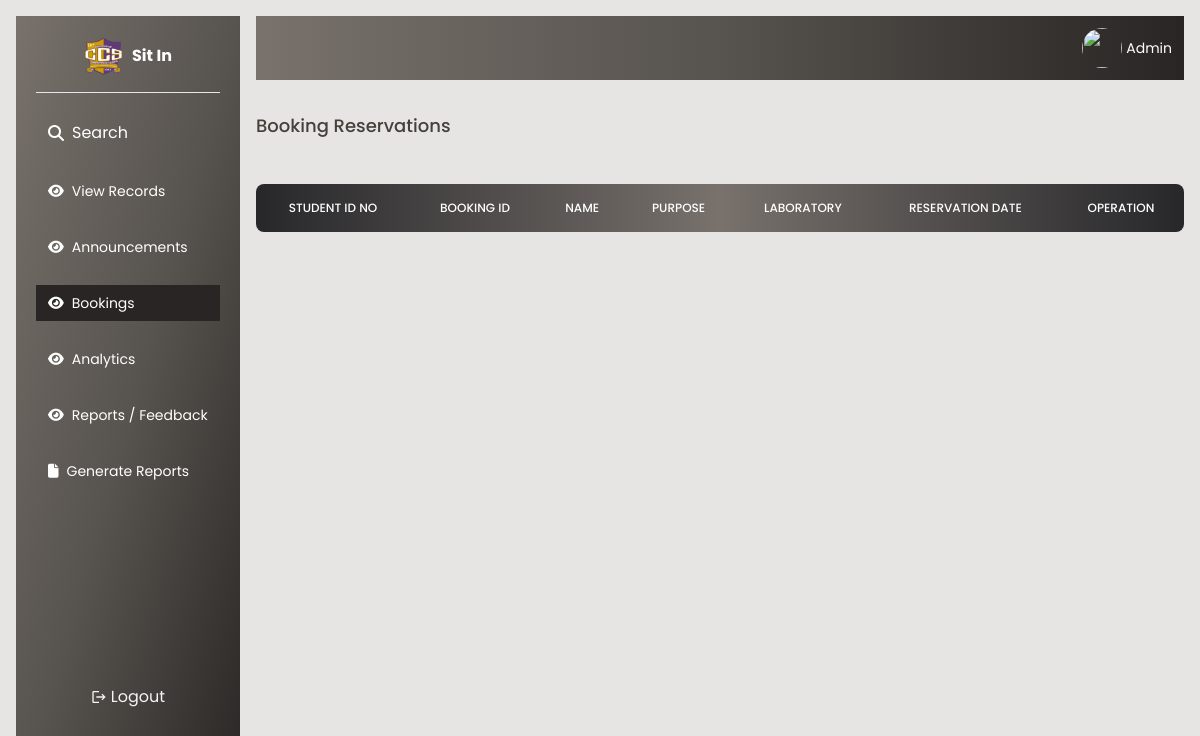
Before: /admin/bookings.php (signed in) with the older database file.
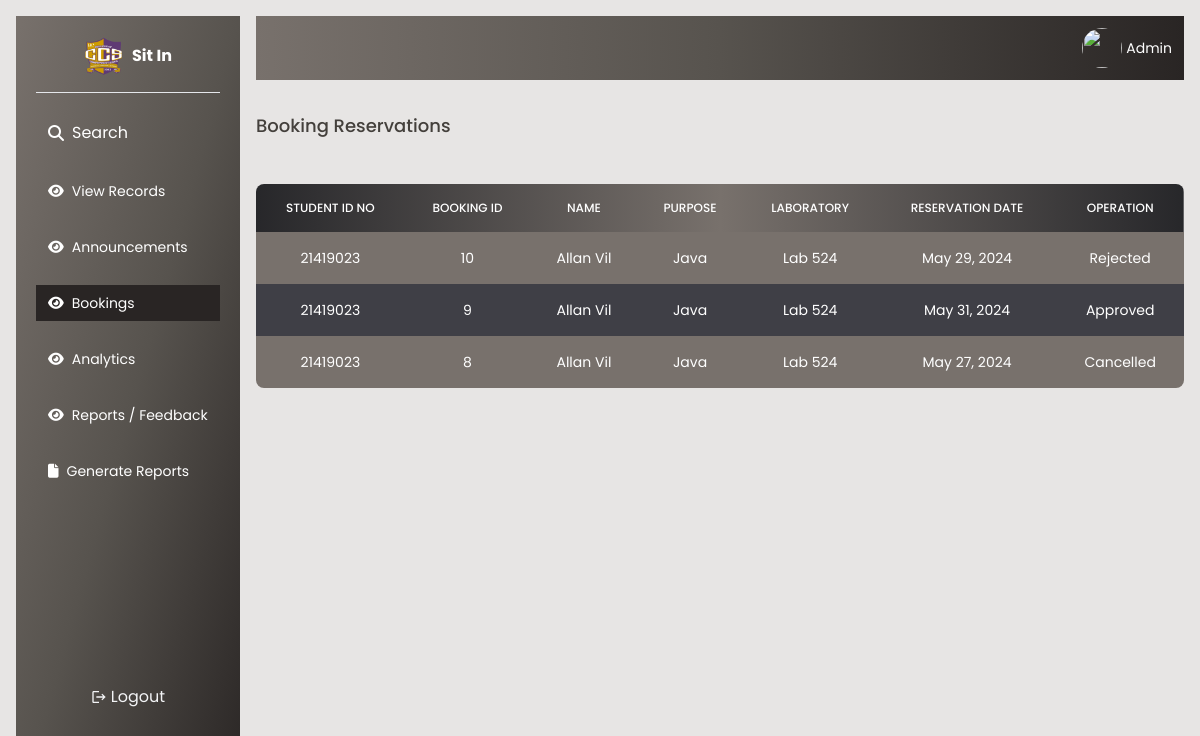
After: the same page with the newer database file.
### tables this page shows
CREATE TABLE `bookings` (
  `id` int(11) NOT NULL,
  `student_id` int(11) NOT NULL,
  `purpose` varchar(254) NOT NULL,
  `laboratory` varchar(254) NOT NULL,
  `reservation_date` date NOT NULL,
  `date_created` datetime NOT NULL DEFAULT current_timestamp(),
  `status` varchar(254) NOT NULL DEFAULT 'Pending'
);

CREATE TABLE `student` (
  `id` int(11) NOT NULL,
  `email` varchar(250) NOT NULL,
  `password` varchar(250) NOT NULL,
  `firstname` varchar(150) NOT NULL,
  `lastname` varchar(150) NOT NULL,
  `middlename` varchar(150) NOT NULL,
  `age` int(150) NOT NULL,
  `gender` varchar(150) NOT NULL,
  `address` varchar(150) NOT NULL,
  `phone` int(150) NOT NULL,
  `idno` int(150) NOT NULL,
  `sessions` int(11) NOT NULL DEFAULT 30
);

### admin/bookings.php (the view, shortened to what this page needs)
<?php
require './db.php';
$students = [];
$query = "SELECT bookings.id AS bookid, bookings.*, student.*
          FROM bookings
          INNER JOIN student ON student.id = bookings.student_id
          ORDER BY bookings.date_created DESC";
$result = $connection->query($query);
if ($result->num_rows > 0) {
    while($row = $result->fetch_assoc()) {
        $students[] = $row;
    }
}
?>
<!DOCTYPE html>
<html lang="en">
<head>
     <link rel="stylesheet" href="../style.css">
    <script src="https://cdn.tailwindcss.com"></script>
    <link rel="stylesheet" href="https://cdnjs.cloudflare.com/ajax/libs/font-awesome/6.5.1/css/all.min.css"
 />
    <link rel="stylesheet" href="https://cdn.jsdelivr.net/npm/flatpickr/dist/flatpickr.min.css">
</head>
<body class="bg-stone-200">
    <?php require './sidebar.php';?>
    <main class="flex-1 lg:ml-64  lg:mt-4 mr-4">
       <div class="flex flex-col gap-8  rounded-xs">
        <div class="flex justify-end w-full bg-gradient-to-r from-stone-500 via-stone-600 to-stone-800 text-white p-3 rounded-xs">
            <div class="flex gap-1 items-center">
                <img src="https://innap.dexignzone.com/xhtml/images/profile/pic1.jpg" class="rounded-full w-10 h-10"/>
                <span class="text-sm">Admin</span>
            </div>
        </div>
        <div class="">
            <h1 class="font-medium text-lg text-stone-700">Booking Reservations</h1>
        </div>
             <table class=" w-full text-sm text-left rtl:text-right text-white rounded-lg overflow-hidden">
                <thead class="text-xs bg-gradient-to-r from-zinc-800 via-stone-500 to-zinc-800 uppercase rounded-md">
                    <tr>
                        <th class="border px-4 py-4 font-medium border-none text-center font-bold"> STUDENT ID NO
                        </th>
                        <th class="border px-4 py-4 font-medium border-none  text-center">BOOKING ID</th>
                        <th class="border px-4 py-4 font-medium border-none  text-center">NAME</th>
                        <th class="border px-4 py-4 font-medium border-none  text-center">Purpose</th>
                        <th class="border px-4 py-4 font-medium border-none  text-center">Laboratory</th>
                        <th class="border px-4 py-4 font-medium border-none  text-center">Reservation Date</th>
                        <th class="border px-4 py-4 font-medium border-none  text-center">Operation</th>
                    </tr>
                </thead>
                <tbody id="tbody" class="relative">
                <?php
            foreach ($students as $student) {
                    $status = $student['status'];
                   echo '<tr class="odd:bg-stone-500 bg-zinc-700">
                                <td class="border px-4 py-4 border-none text-center text-xs md:text-sm text-white">'.$student['idno'].'</td>
                                <td class="border px-4 py-4 border-none text-center text-xs md:text-sm text-white">'.$student['bookid'].'</td>
                                <td class="border px-4 py-4 border-none text-center text-xs md:text-sm text-white">'.$student['firstname'].' '.$student['lastname'].'</td>
                                <td class="border px-4 py-4 border-none text-center text-xs md:text-sm text-white">'.$student['purpose'].'</td>
                                <td class="border px-4 py-4 border-none text-center text-xs md:text-sm text-white">'.$student['laboratory'].'</td>
                                <td class="border px-4 py-4 border-none text-center text-xs md:text-sm text-white">'.date('F j, Y', strtotime($student['reservation_date'])).'</td>
                                <td class="border px-4 py-4 border-none text-center text-xs md:text-sm text-white">'.$status.'</td></tr>';
                }
            ?>
                </tbody>
            </table>
        </div>
    </main>
</body>
</html>

Changed rows visible on the page:
added bookings: student.idno "21419023", id "10", student.firstname "Allan", student.lastname "Vil", purpose "Java", laboratory "Lab 524", reservation_date "May 29, 2024", status "Rejected"
added bookings: student.idno "21419023", id "9", student.firstname "Allan", student.lastname "Vil", purpose "Java", laboratory "Lab 524", reservation_date "May 31, 2024", status "Approved"
added bookings: student.idno "21419023", id "8", student.firstname "Allan", student.lastname "Vil", purpose "Java", laboratory "Lab 524", reservation_date "May 27, 2024", status "Cancelled"
